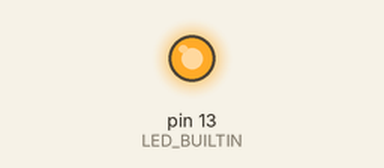
A sketch run on a simulated Arduino Uno, built with avr-gcc and run on an emulated ATmega328P. Parts: output pins drawn as LEDs (lit = HIGH). What the sketch prints to the serial monitor is not drawn.

Above: at 0.3 s.
At 5.1 s:
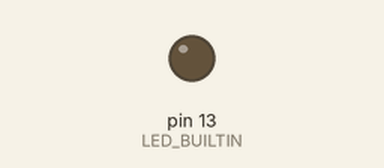
Timing chart, 0 to 7.3 s (numbered marks = the images above):
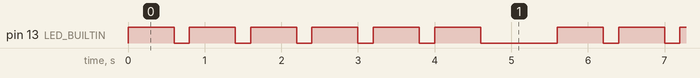

The sketch:

morse_demo.ino
```cpp
#include "arduinotx_led.h"
#include "arduinotx_lib.h"

// Led manager
ArduinotxLed Led_obj(LED_BUILTIN);

void setup() {
	Serial.begin(9600);
	stdout = stderr = fdevopen(serialWrite, NULL); // see aprintf() in arduinotx_lib.cpp
	Led_obj.SetCode('1');
}

void loop() {
	Led_obj.Flash();
}
```

arduinotx_led.cpp
```cpp
/* arduinotx_led.ino - Led manager
** 05-03-2013
** 05-06-2013  SetCode() array in PROGMEM
*/

/* Copyright (C) 2013 Richard Goutorbe.  All right reserved.
This program is free software: you can redistribute it and/or modify it under the terms of the GNU General Public License as published by the Free Software Foundation, version 3.
This program is distributed in the hope that it will be useful, but WITHOUT ANY WARRANTY; without even the implied warranty of  MERCHANTABILITY or FITNESS FOR A PARTICULAR PURPOSE.
See the GNU General Public License for more details. You should have received a copy of the GNU General Public License along with this program.  If not, see <http://www.gnu.org/licenses/>.
Contact information: http://www.reseau.org/arduinorc/index.php?n=Main.Contact
*/

#include "arduinotx_led.h"
#include "arduinotx_lib.h"

/*
** Public -----------------------------------------------------------------
*/

ArduinotxLed::ArduinotxLed(byte pin_byt) {
	Current_char = '\0';
	OutPin_byt = pin_byt;
	for (byte idx_byt = 0; idx_byt < 11; idx_byt++)
		Flash_byt[idx_byt] = 10;
	pinMode(pin_byt, OUTPUT);
}

// Allocate Morse codes in PROGMEM
// |A.-|B-...|C-.-.|D-..|E.|F..-.|G--.|H....|I..|J.---|K-.-|L.-..|M--|N-.|O---|P.--.|Q--.-|R.-.|S...|T-|U..-|V...-|W.--|X-..-|Y-.--|Z--..|0-----|1.----|2..---|3...--|4....-|5.....|6-....|7--...|8---..|9----.|..-.-.-|?..--..|!-.-.--|,--..--|@-.--.-.|
const char Morse_C[] PROGMEM = "-.-."; const char Morse_D[] PROGMEM = "-.."; const char Morse_E[] PROGMEM = "."; const char Morse_I[] PROGMEM = ".."; const char Morse_T[] PROGMEM = "-";
const char Morse_0[] PROGMEM = "-----"; const char Morse_1[] PROGMEM = ".----"; const char Morse_2[] PROGMEM = "..---"; const char Morse_3[] PROGMEM = "...--"; const char Morse_4[] PROGMEM = "....-";
const char Morse_5[] PROGMEM = "....."; const char Morse_6[] PROGMEM = "-...."; const char Morse_7[] PROGMEM = "--..."; const char Morse_8[] PROGMEM = "---.."; const char Morse_9[] PROGMEM = "----.";
PGM_P MorseCodes_str[] PROGMEM = {
	Morse_C, Morse_D, Morse_E, Morse_I, Morse_T,
	Morse_0, Morse_1, Morse_2, Morse_3, Morse_4, Morse_5, Morse_6, Morse_7, Morse_8, Morse_9,
	NULL
};

// Set the character to display
// retrieve the morse sequence corresponding to given character
// and store it in the Flash_byt[] array
// returns 0=ok, 1=char not found
byte ArduinotxLed::SetCode(const char c_char) {
	byte retval_byt = 0;
	if (c_char != Current_char) {
		// seek position of c_char in alphabet_str
		const char *alphabet_str = "CDEIT0123456789";
		const char *c_ptr = strchr(alphabet_str, c_char);
		if (c_ptr) {
			// found
			char morse_str[7];
			int idx_int = c_ptr - alphabet_str;
			getProgmemStrArrayValue(morse_str, MorseCodes_str, idx_int, 7);
			aprintfln("%c idx=%d morse=%s", c_char, idx_int, morse_str);
			// convert morse to delays
			byte idx_byt = 0;
			char *pos_ptr=morse_str;
			while (*pos_ptr) {
				Flash_byt[idx_byt++] = *pos_ptr == '.' ? 20:60; // dot=200ms, dash=600ms
				Flash_byt[idx_byt++] = 20; // inter-element gap between the dots and dashes within a character=200 ms
				++pos_ptr;
			}
			Flash_byt[idx_byt - 1] = 100; // gap between letters=1000ms
			Flash_byt[idx_byt] = 0;
			Current_char = c_char;
			Flash(1); // reset
		}
		else
			retval_byt = 1;
	}
	return retval_byt;
}

// Flash led, public calls
// Call this method every few milliseconds to flash the Led according to current OutPin_byt[] timings
void ArduinotxLed::Flash() {
	Flash(0);
}

/*
** Private ----------------------------------
*/

// Flash led, private calls
// reset_byt 1=reset internal state, for private calls only
void ArduinotxLed::Flash(byte reset_byt) {
	static byte Flash_idx_byt = 0;
	static unsigned long Begin_ulng = 0;

	if (reset_byt) {
		Flash_idx_byt = 0;
		Begin_ulng = millis();
		digitalWrite(OutPin_byt, *Flash_byt ? HIGH:LOW);
	}

	byte pulse_byt=*(Flash_byt + Flash_idx_byt);
	if (pulse_byt) {
		unsigned long now_ulng = millis();
		if (now_ulng >= Begin_ulng + (10 * pulse_byt)) {
			++Flash_idx_byt;
			Begin_ulng = now_ulng;
			digitalWrite(OutPin_byt, Flash_idx_byt % 2 == 0 ? HIGH:LOW);
		}
	}
	else
		Flash_idx_byt = 0; // restart from 1st pulse
}
```

arduinotx_led.h
```cpp
/* arduinotx_led.h - Led display manager
** 05-03-2013
*/

/* Copyright (C) 2013 Richard Goutorbe.  All right reserved.
This program is free software: you can redistribute it and/or modify it under the terms of the GNU General Public License as published by the Free Software Foundation, version 3.
This program is distributed in the hope that it will be useful, but WITHOUT ANY WARRANTY; without even the implied warranty of  MERCHANTABILITY or FITNESS FOR A PARTICULAR PURPOSE.
See the GNU General Public License for more details. You should have received a copy of the GNU General Public License along with this program.  If not, see <http://www.gnu.org/licenses/>.
Contact information: http://www.reseau.org/arduinorc/index.php?n=Main.Contact
*/

#ifndef arduinotx_led_h
#define arduinotx_led_h
#include <Arduino.h>

class ArduinotxLed {
	private:
		char Current_char; // current character being flashed
		byte OutPin_byt;
		byte Flash_byt[11]; // duration of each pulse, in multiples of 10 milliseconds; 1st pulse is HIGH, sequence is terminated by 0
		void Flash(byte reset_byt);

	public:
		ArduinotxLed(byte pin_byt);
		byte SetCode(const char c_char);
		void Flash();
};
#endif
```

arduinotx_lib.cpp
```cpp
// (licence header left out)
#include "arduinotx_lib.h"

/*
** printf() to Serial --------------------------------------------------------
**
** Before using these functions, you must do the following in setup() to redirect stdout to Serial:
**	stdout = stderr = fdevopen(serialWrite, NULL);
*/

// Send given variable list of args over the serial link and appen \r\n
void aprintfln(const char *fmt_str, ... ) {
	va_list args;
	va_start (args, fmt_str );
	vprintf(fmt_str, args);
	va_end (args);
	puts("\r");
}

// Send given variable list of args over the serial link
void aprintf(const char *fmt_str, ... ) {
	va_list args;
	va_start (args, fmt_str );
	vprintf(fmt_str, args);
	va_end (args);
}

int serialWrite(char c, FILE *f) {
    Serial.write(c);
    return 0;
}

/*
** PROGMEM-related --------------------------------------------------------
*/

// Copy an item of a PROGMEM string array into a RAM buffer
// out_buffer_str : the target buffer, user-allocated
// array_str : the PROGMEM string array
// idx_int : index of the item of array_str to copy into out_buffer_str
// buffersize_int : size of out_buffer_str, at most buffersize_int-1 chars will be copied and a \0 will be appended
char *getProgmemStrArrayValue(char *out_buffer_str, PGM_P *array_str, int idx_int, size_t buffersize_int) {
	char *retval_str = out_buffer_str;
	PGM_P item_ptr = (PGM_P)pgm_read_word(array_str + idx_int);
	if (item_ptr) {
		strncpy_P(out_buffer_str, item_ptr, buffersize_int);
		out_buffer_str[buffersize_int-1] = '\0';
	}
	else {
		*out_buffer_str = '\0';
		retval_str = NULL;
	}
	return retval_str;
}

// Return the index of given item in the given PROGMEM string array or -1 if item not found
// array_str : the PROGMEM string array
// item_str : the string value to search for in array_str
// nitems_int : optional, number of items in array_str;
// if nitems_int is not specified then the last item of the array must be a NULL pointer else this function will probably crash your program
int findProgmemStrArrayIndex(PGM_P *array_str, const char *value_str, int nitems_int) {
	int retval_int = -1;
	int idx_int = 0;
	PGM_P item_ptr = NULL;
	do {
		item_ptr = (PGM_P)pgm_read_word(array_str + idx_int);
		if (item_ptr) {
			if (strcmp_P(value_str, item_ptr) == 0)
				retval_int = idx_int;
			else
				idx_int++;
		}
	} while (idx_int < nitems_int && item_ptr && retval_int == -1);
	return retval_int;
}

// print a PROGMEM string array
// array_str : the PROGMEM string array
// nitems_int : optional, maximum number of items to print;
// if nitems_int is not specified then the last item of the array must be a NULL pointer else this function will probably crash your program
void printProgmemStrArray(PGM_P *array_str, int nitems_int) {
	char line_str[10];
	int idx_int = 0;
	char *value_str = NULL;
	do {
		value_str = getProgmemStrArrayValue(line_str, array_str, idx_int, 10);
		if (value_str) {
			aprintf("#%d: \"%s\"\n", idx_int, value_str);
			idx_int++;
		}
	} while (value_str && idx_int < nitems_int);
}
```

arduinotx_lib.h
```cpp
/* arduinotx_lib.h - Library
** 09-06-2013
*/


#ifndef arduinotx_lib_h
#define arduinotx_lib_h
#include <Arduino.h>
#include <avr/pgmspace.h>
#include <stdio.h>
#include <stdarg.h>

void aprintfln(const char *fmt_str, ... ) ;
void aprintf(const char *fmt_str, ... ) ;
int serialWrite(char c, FILE *f) ;
char *getProgmemStrArrayValue(char *out_buffer_str, PGM_P *array_str, int idx_int, size_t buffersize_int) ;
int findProgmemStrArrayIndex(PGM_P *array_str, const char *value_str, int nitems_int = 32767) ;
void printProgmemStrArray(PGM_P *array_str, int nitems_int = 32767) ;

#endif
```

Measured:
- by itself, pin 13 (LED_BUILTIN): repeats every 5.6 s: 4 × (HIGH 0.60 s, LOW 0.20 s), HIGH 0.60 s, LOW 1.0 s, HIGH 0.60 s, LOW 0.20 s
- by itself, everything shown: repeats every 5.6 s, in 12 steps
